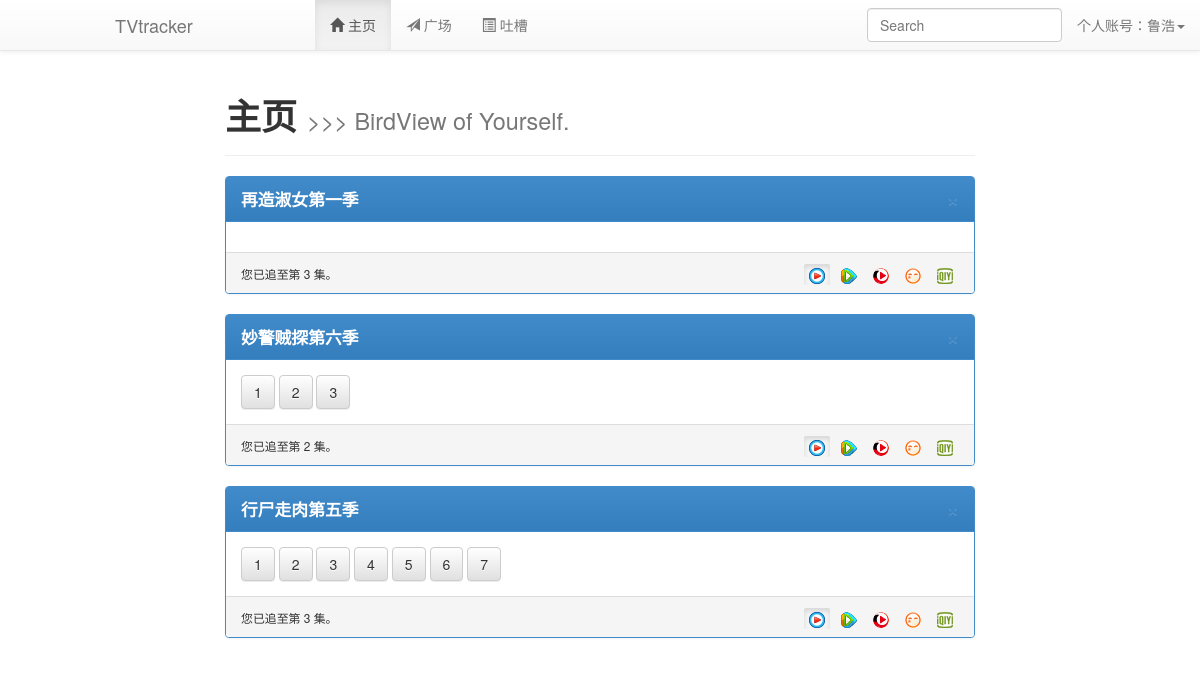
The app's page /home (signed in) with its own data.
### tables this page shows
CREATE TABLE tracking (
    id integer primary key autoincrement,
    tvname text not null,
    userid integer not null,
    epnum integer not null default 0,
    end integer not null default 0
);

CREATE TABLE tv (
    id integer primary key autoincrement,
    tvname text not null,
    episode integer not null,
    epname text,
    address text not null,
    type text not null
);

### application.py (the view)
@app.route('/home')
def homePage():
    if session.get('logged_in'):
        user = query_db('select * from user where username = ?', [session['username']], one=True)
        tracking = query_db('select tvname, epnum from tracking where userid = ?', [user['id']])
        mytv = []
        idlist = []
        if tracking:
            for i in tracking:
                L = query_db('select episode, epname, address, type from tv where tvname = ? order by episode ASC', [i['tvname']])
                tvid = query_db('select id from dream where name = ?', [i['tvname']], one=True)
                mytv.append(L)
                idlist.append(tvid)
        return render_template('homePage.html', user = user, zipped = zip(tracking, mytv, idlist), tracking = tracking)
    else:
        return redirect(url_for('welcome'))

### application.py (called while the page is built)
def connect_db():
    return sqlite3.connect(app.config['DATABASE'])

@app.before_request
def before_request():
    g.db = connect_db()

@app.teardown_request
def teardown_request(exception):
    g.db.close()

def query_db(query, args=(), one=False):
    cur = g.db.execute(query, args)
    rv = [dict((cur.description[idx][0], value)
               for idx, value in enumerate(row)) for row in cur.fetchall()]
    return (rv[0] if rv else None) if one else rv

### templates/homePage.html (shortened to what this page needs)
{% extends "dashboard.html" %}
{% block body %}
  <div class="page-header">
    <h1><b>主页</b> <small>>>> BirdView of Yourself.</small></h1>
  </div>
  {% if not tracking %}
    <div class="jumbotron" background="black">
      <h3 align="center">你没有添加任何剧集，快到上方的搜索栏添加吧！</h3>
    </div>
    {% else %}
    {% for i, j, p in zipped %}
        {% if i.end != 0 %}
          <div class="panel panel-primary">
        {% else %}
          <div class="panel panel-warning">
        {% endif %}
          <div class="panel-heading">
            <big><b>{{ i.tvname }}</b></big>
            <button type="button" class="close" data-dismiss="modal"><span aria-hidden="true"><a href="{{ url_for('removeTV') }}?tv={{ i.tvname }}">&times;</a></span><span class="sr-only">关闭</span></button>
          </div>
          <div class="panel-body">
            {% for k in j %}
              <a class="btn btn-default ep {{ p.id }} {{ k.type }}" href="{{ k.address }}" onclick="$.get('{{ url_for('updateTV') }}?tv={{ i.tvname }}&ep={{ k.episode }}')" target="_blank">{{ k.episode }}</a>
            {% endfor %}
          </div>
          <div class="panel-footer">
            {% if i.epnum == 0 %}
              <small>您还没有观看过本剧集！</small>
            {% else %}
              <small>您已追至第 {{ i.epnum }} 集。</small>
            {% endif %}
            <div class="pull-right">
              <span class="btn btn-xs yuan {{ p.id }} youku active" onclick="switchYuan('{{ p.id }}', 'youku')"><img src="{{ url_for('static', filename='youku.png') }}"></span>
              <span class="btn btn-xs yuan {{ p.id }} vqq" onclick="switchYuan('{{ p.id }}', 'vqq')"><img src="{{ url_for('static', filename='vqq.png') }}"></span>
              <span class="btn btn-xs yuan {{ p.id }} sohu" onclick="switchYuan('{{ p.id }}', 'sohu')"><img src="{{ url_for('static', filename='sohu.png') }}"></span>
              <span class="btn btn-xs yuan {{ p.id }} tudou" onclick="switchYuan('{{ p.id }}', 'tudou')"><img src="{{ url_for('static', filename='tudou.png') }}"></span>
              <span class="btn btn-xs yuan {{ p.id }} iqiyi" onclick="switchYuan('{{ p.id }}', 'iqiyi')"><img src="{{ url_for('static', filename='iqiyi.png') }}"></span>
            </div>
          </div>
        </div>
    {% endfor %}
  {% endif %}
{% endblock %}

### templates/homePage.html (style rules this page uses)
.yuan { cursor:pointer; }

### records on screen
tracking: tvname "再造淑女第一季", epnum "3"
tracking: tvname "妙警贼探第六季", epnum "2"
tv: episode "1"
tv: episode "2"
tv: episode "3"
tracking: tvname "行尸走肉第五季", epnum "3"
tv: episode "1"
tv: episode "2"
tv: episode "3"
tv: episode "4"
tv: episode "5"
tv: episode "6"
tv: episode "7"

### other values on screen
{{ session['username'] }} "鲁浩"
